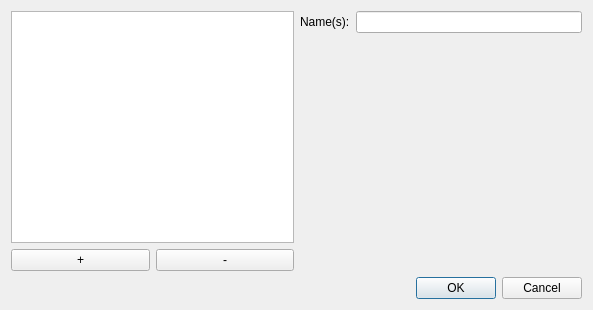
<?xml version="1.0" encoding="UTF-8"?>
<ui version="4.0">
 <class>MessageDeclarationsDialog</class>
 <widget class="QDialog" name="MessageDeclarationsDialog">
  <property name="geometry">
   <rect>
    <x>0</x>
    <y>0</y>
    <width>593</width>
    <height>310</height>
   </rect>
  </property>
  <property name="windowTitle">
   <string>Dialog</string>
  </property>
  <layout class="QGridLayout" name="gridLayout">
   <item row="0" column="0" rowspan="2">
    <layout class="QVBoxLayout" name="verticalLayout">
     <item>
      <widget class="QListView" name="messagesView"/>
     </item>
     <item>
      <layout class="QHBoxLayout" name="horizontalLayout">
       <item>
        <widget class="QPushButton" name="addDeclarationButton">
         <property name="text">
          <string>+</string>
         </property>
        </widget>
       </item>
       <item>
        <widget class="QPushButton" name="removeDeclarationButton">
         <property name="text">
          <string>-</string>
         </property>
        </widget>
       </item>
      </layout>
     </item>
    </layout>
   </item>
   <item row="0" column="1">
    <layout class="QHBoxLayout" name="horizontalLayout_2">
     <item>
      <widget class="QLabel" name="label">
       <property name="text">
        <string>Name(s):</string>
       </property>
      </widget>
     </item>
     <item>
      <widget class="QLineEdit" name="nameLineEdit"/>
     </item>
    </layout>
   </item>
   <item row="1" column="1">
    <spacer name="verticalSpacer">
     <property name="orientation">
      <enum>Qt::Vertical</enum>
     </property>
     <property name="sizeHint" stdset="0">
      <size>
       <width>20</width>
       <height>225</height>
      </size>
     </property>
    </spacer>
   </item>
   <item row="2" column="1">
    <widget class="QDialogButtonBox" name="buttonBox">
     <property name="orientation">
      <enum>Qt::Horizontal</enum>
     </property>
     <property name="standardButtons">
      <set>QDialogButtonBox::Cancel|QDialogButtonBox::Ok</set>
     </property>
    </widget>
   </item>
  </layout>
 </widget>
 <resources/>
 <connections>
  <connection>
   <sender>buttonBox</sender>
   <signal>accepted()</signal>
   <receiver>MessageDeclarationsDialog</receiver>
   <slot>accept()</slot>
   <hints>
    <hint type="sourcelabel">
     <x>248</x>
     <y>254</y>
    </hint>
    <hint type="destinationlabel">
     <x>157</x>
     <y>274</y>
    </hint>
   </hints>
  </connection>
  <connection>
   <sender>buttonBox</sender>
   <signal>rejected()</signal>
   <receiver>MessageDeclarationsDialog</receiver>
   <slot>reject()</slot>
   <hints>
    <hint type="sourcelabel">
     <x>316</x>
     <y>260</y>
    </hint>
    <hint type="destinationlabel">
     <x>286</x>
     <y>274</y>
    </hint>
   </hints>
  </connection>
 </connections>
</ui>
